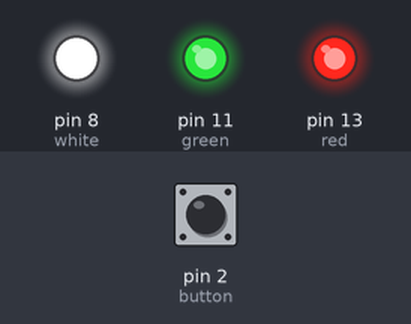
Simulated run of this sketch. Board: Arduino Uno, built with avr-gcc and run on an emulated ATmega328P. Parts: output pins drawn as LEDs (lit = HIGH). Dashed ring = blinking. The test bench sets the inputs (shaded band); at power-on: pin 2 (button) HIGH. Random numbers use the default seed unless the sketch sets one.

Above: at 1.8 s.
1.9 s: pin 2 (button) pulled LOW for 0.6 s
At 2.9 s:
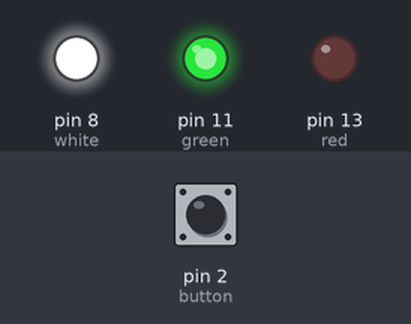
At 3.4 s:
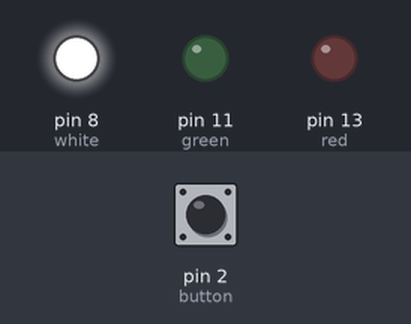
5.0 s: pin 2 (button) pulled LOW for 1 s
At 5.77 s:
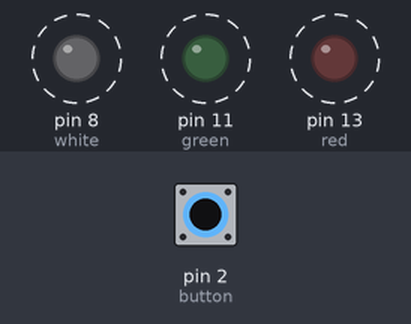
9.0 s: pin 2 (button) pulled LOW for 3.2 s
Timing chart, 0 to 12.0 s (numbered marks = the images above; inputs shaded):
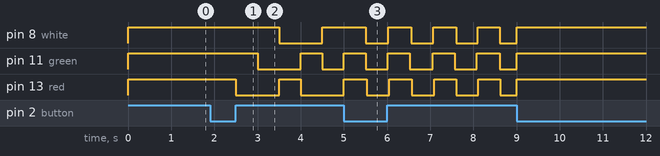

Measured:
- after the input at 1.9 s, pin 8 (white): HIGH → LOW after 1.6 s, → HIGH 1.0 s later; pin 11 (green): HIGH → LOW after 1.1 s, → HIGH 1.0 s later, → LOW 0.50 s later; pin 13 (red): HIGH → LOW after 0.60 s, → HIGH 1.0 s later, → LOW 0.50 s later

The sketch:

xmaslights.ino
```cpp
//introducting led pins, button pin and mode
int red = 13, green = 11, white = 8;
int button = 2;
int mode = 0;
//timers and states for random twinkling
unsigned long redTimer = 0, greenTimer = 0, whiteTimer = 0;
int redState = LOW, greenState = LOW, whiteState = LOW;


void setup() {
  pinMode(red, OUTPUT);
  pinMode(green,OUTPUT);
  pinMode(white, OUTPUT);
  pinMode(button, INPUT_PULLUP);
  randomSeed(analogRead(0));
}

void loop() {
  int button = digitalRead(2);
  static int lastButton = HIGH;
  if (button==LOW && lastButton == HIGH) {
    mode = (mode+1) % 3; //cycles from 0 to 1 to 2
  }
  lastButton = button;

  switch(mode) {

    case 0: //all leds are on
    digitalWrite(red, HIGH);
    digitalWrite(green, HIGH);
    digitalWrite(white, HIGH);
    delay(500);
    break;

    case 1: //leds change sequentially
    digitalWrite(red, HIGH);
    delay(500);
    digitalWrite(red, LOW);
    digitalWrite(green, HIGH);
    delay(500);
    digitalWrite(green, LOW);
    digitalWrite(white,HIGH);
    delay(500);
    digitalWrite(white,LOW);
    break;

    case 2: //all lights flicker randomly and independently
    unsigned long now = millis();
    if (now - redTimer > random(500,1000)) {
      redState = !redState;
      digitalWrite(red, redState);
      redTimer = now;}
    else if (now - greenTimer > random(500,1000)) {
      greenState = !greenState;
      digitalWrite(green, greenState);
      greenTimer = now;}
    else if (now - whiteTimer > random(500,1000)) {
      whiteState = !whiteState;
      digitalWrite(white,whiteState);
      whiteTimer = now;}
      break;
  }
}
```
